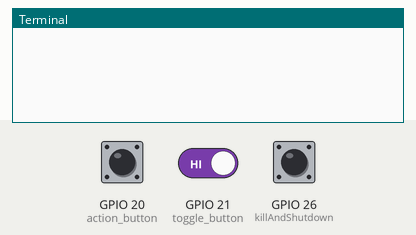
Bench run of a program on a simulated Raspberry Pi (BCM pin numbers). Parts: the last lines printed to the terminal. Inputs (shaded band) come from the test bench; at power-on: GPIO 20 (action_button) HIGH, GPIO 21 (toggle_button) HIGH, GPIO 26 (killAndShutdown) HIGH. The clock reads 2024-03-15 10:24:30 at power-on unless the program sets it; files the program writes start out absent; the camera gives no picture and a still takes 0.5 s.

Above: at 1.2 s.
1.3 s: GPIO 20 (action_button) pulled LOW for 0.15 s
At 2.5 s:
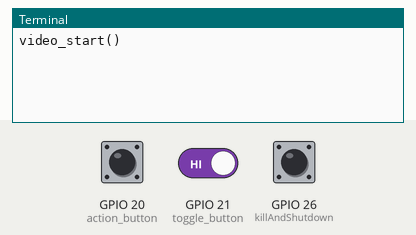
2.9 s: GPIO 20 (action_button) pulled LOW for 1 s
At 3.9 s:
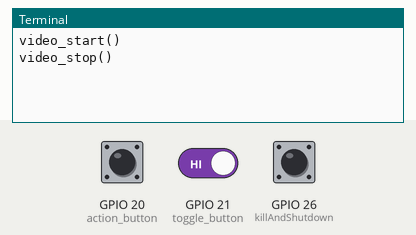
5.4 s: GPIO 20 (action_button) driven LOW and GPIO 21 (toggle_button) driven LOW
At 5.8 s:
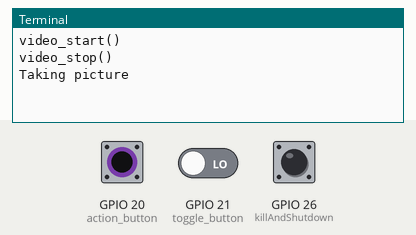

The program:

RaspberryPiCameraV2.py
```python
# importing the necessary modules
from datetime import datetime
from gpiozero import Button
import picamera
import time
import sys
import logging
import os
from subprocess import call

toggle_button = Button(21)  # Red wire (next to ground)
action_button = Button(20)  # Yellow wire
# webStreaming = Button(16)
killAndShutdown = Button(26) # Orange Wire

picam = picamera.PiCamera()
running = True
recording = False
streaming = False

# Location where files will be stored:
# Please ensure these folder exist before
# running this script
pictureLocation = '/home/pi/Camera/Picture/'
videoLocation = '/home/pi/Camera/Video/'
logFileLocation = '/home/pi/Camera/Log/'

# Setup logging so it logs to a file in logFileLocation:
fm = logFileLocation + 'log' + str(datetime.now()) + '.txt'
logging.basicConfig(filename=fm, filemode='w', format='%(name)s - %(levelname)s - %(message)s', level=logging.DEBUG)

# use this to set the resolution if you dislike the default values
picam.resolution = (960, 640)
# picam.brightness = 50 (0, 100)
# picam.sharpness = 0 (-100, 100)
# picam.contrast = 0 (-100, 100)
# picam.saturation = 0 (-100, 100)
# picam.iso = 0 (automatic) (100, 800)
# picam.exposure_compensation = 0 (-25, 25)
# picam.exposure_mode = 'auto'
# picam.meter_mode = 'average'
# picam.awb_mode = 'auto'
# picam.rotation = 0
# picam.hflip = False
# picam.vflip = False
# picam.crop = (0.0, 0.0, 1.0, 1.0)
# picam.shutter_speed = 6000000


def picture():
    timestamp = datetime.now()

    # Adding a text to live feed
    picam.annotate_text_size = 50
    picam.annotate_text = "Taking Photo!"
    time.sleep(1)
    picam.annotate_text = ""

    picam.resolution = (1920, 1080)
    picam.capture(pictureLocation + 'pic' + str(timestamp) + '.jpg')  # taking the picture
    picam.resolution = (960, 640)

    logging.info(str(timestamp) + ' - Taking photo')


def video_start():
    global recording
    recording = True
    timestamp = datetime.now()

    # Adding a text to live feed
    picam.annotate_text_size = 50
    picam.annotate_text = "Recording Video!"
    time.sleep(0.5)
    picam.annotate_text = ""

    picam.video_stabilization = True
    picam.start_recording(videoLocation + 'video' + str(timestamp) + '.h264')

    logging.info(str(timestamp) + ' - Video recording...')


def video_stop():
    global recording
    recording = False
    timestamp = datetime.now()

    picam.stop_recording()
    picam.video_stabilization = False

    # Adding a text to live feed
    picam.annotate_text_size = 50
    picam.annotate_text = "Stopping Recording!"
    time.sleep(1.5)
    picam.annotate_text = ""

    logging.info(str(timestamp) + ' - Video stopped ')


# def webstreaming_start():
#   global streaming
#   streaming = True
#   timestamp = datetime.now()
#   logging.info(str(timestamp) + ' - webstreaming start ')
#   os.system('raspivid -o - -t 0 -hf -w 800 -h 400 -fps 24 |cvlc -vvv stream:///dev/stdin --sout \'#standard{access=http,mux=ts,dst=:8160}\' :demux=h264')

# def webstreaming_stop():
#   global streaming
#   streaming = False
#   timestamp = datetime.now()
#   logging.info(str(timestamp) + ' - webstreaming start ')
#   os.system('exit')

def kill_camera():
    timestamp = datetime.now()
    picam.stop_preview()
    logging.info(str(timestamp) + ' - End program due to kill_camera()')
    running = False

    # The following code will shutdown the Raspberry Pi
    # print('Shutting down Raspberry Pi...')
    # call("sudo shutdown -h now", shell=True)

    # The following code will terminate the program
    sys.exit()


picam.start_preview()  # running the preview

try:
    # MAIN LOOP
    while running:

        toggle_button_status = toggle_button.is_pressed
        if(toggle_button_status and action_button.is_pressed and recording == False):
            print('Taking picture ')
            picture()
            picam.annotate_text = ""

        elif(toggle_button_status == False and action_button.is_pressed and recording == False):
            print('video_start()')
            video_start()

        elif (action_button.is_pressed and recording == True):
            print('video_stop()')
            video_stop()
            picam.annotate_text = ""

        elif (killAndShutdown.is_pressed):

            kill_camera()

        else:
            timestamp = datetime.now()
            logging.info(str(timestamp) + ' - Error: No condition in MAIN LOOP being hit. ')

# we detect Ctrl+C then quit the program
except KeyboardInterrupt:
    timestamp = datetime.now()
    logging.warning(str(timestamp) + ' - End program due to KeyboardInterrupt')
    picam.stop_preview()
    running = False
```

Measured:
- after the input at 1.3 s, the terminal: prints a new line at once (image 1)
- after the input at 2.9 s, the terminal: prints a new line at once (image 2)
- after the input at 5.4 s, the terminal: prints a new line at once (image 3)
